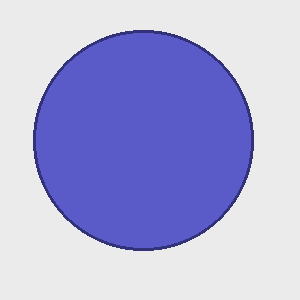
#> input picture data/train/good/good_0000.png, 300 x 300 px; its folder holds only this picture in this run
$ python compute_reference_stats.py   (older library calls are emulated)
#> lines starting #> are read from the running program, lines starting #| are printed output that depends on the picture
#> in main, img is the input picture: PIL image 300x300 RGB; mean R, G, B 172.4, 172.4, 218.3
### src/utils.py
"""
utils.py
--------
Shared helper functions:
  - plot_training_history(): visualizes accuracy/loss curves after training.
  - make_gradcam_heatmap() / overlay_gradcam(): Grad-CAM explainability,
    which highlights WHICH pixels in an image made the model think
    "defective". This is important in industrial settings — inspectors
    need to trust and verify the model's decisions, not just get a
    black-box yes/no answer.
"""

import numpy as np
import matplotlib.pyplot as plt
import tensorflow as tf
import cv2
from PIL import Image


# [144 lines left out: functions plot_training_history, make_gradcam_heatmap, overlay_gradcam, not called in this run]


def extract_image_features(image: Image.Image) -> np.ndarray:
    """
    Extracts a small, fast feature vector describing an image's overall
    visual appearance: average color, color variation, and edge density
    (how "busy"/textured the image is).

    This is used two ways:
      1. To build a "reference fingerprint" of what a real, in-distribution
         product image looks like (see compute_reference_stats.py).
      2. To score a NEW image against that fingerprint at inference time,
         so we can catch inputs that aren't even the right kind of image
         (wrong object, wrong background, a logo, a random photo, etc.)
         BEFORE trusting the CNN's good/defective prediction.

    Returns:
        np.ndarray of shape (7,):
        [mean_r, mean_g, mean_b, std_r, std_g, std_b, edge_density]
    """
    img = image.convert("RGB").resize((224, 224))
#> img: PIL image 224x224 RGB
    arr = np.array(img).astype("float32")

    mean_rgb = arr.mean(axis=(0, 1))   # overall average color
#> mean_rgb = [172.4, 172.4, 218.3]
    std_rgb = arr.std(axis=(0, 1))     # how much color varies across the image
#> std_rgb = [72.66, 72.66, 22.03]

    gray = cv2.cvtColor(arr.astype("uint8"), cv2.COLOR_RGB2GRAY)
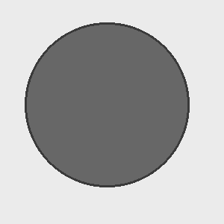
#> gray: shape (224, 224); min 43, max 248, mean 177.8
    # Laplacian variance is a classic, cheap measure of edge/texture density —
    # sharp edges and fine detail produce a high value; flat, smooth regions
    # produce a low value.
    edge_density = cv2.Laplacian(gray, cv2.CV_64F).var()
#> edge_density = 585.2

    return np.concatenate([mean_rgb, std_rgb, [edge_density]])


# [31 lines left out: function compute_ood_score, not called in this run]

### src/compute_reference_stats.py
"""
compute_reference_stats.py
----------------------------
Builds a lightweight statistical "fingerprint" of what a NORMAL,
in-distribution product image looks like, using only the 'good' training
images.

WHY THIS EXISTS:
A CNN classifier only ever has two buckets to choose between: good or
defective. If you show it something it has never seen before — a logo,
a random photo, a totally different object — it has NO way to say "I
don't recognize this." It is forced to place the input into whichever
bucket the pixels happen to statistically lean toward, often with a
misleadingly confident score.

To make the system safer for real inspection use, we add a SECOND,
independent check that runs alongside the CNN: this script computes
simple image statistics (average color, color variation, edge/texture
density) across every known-good training image, and saves the mean and
standard deviation of each statistic to models/reference_stats.json.

At inference time (see app/api.py and app/streamlit_app.py), any new
image is compared against this fingerprint. If it deviates too far from
what a real product image should look like, the system flags it as
DEFECTIVE — "does not match expected product appearance" — rather than
risk quietly passing an unrecognized, out-of-distribution image as GOOD.

This mirrors real quality-control philosophy: "when in doubt, flag it
for human review" is far safer than "when in doubt, let it pass."

Run with (after you have training images in data/train/good/):
    python src/compute_reference_stats.py
"""

import os
import sys
import json
import glob

sys.path.append(os.path.dirname(os.path.dirname(os.path.abspath(__file__))))

import numpy as np
from PIL import Image
from src.utils import extract_image_features

GOOD_DIR = "data/train/good"
OUTPUT_PATH = "models/reference_stats.json"


def main():
    paths = glob.glob(os.path.join(GOOD_DIR, "*"))
    if not paths:
        raise FileNotFoundError(
            f"No images found in '{GOOD_DIR}'. Generate or add your dataset "
            f"first (e.g. `python src/generate_synthetic_data.py`), then re-run this script."
        )

    print(f"Computing reference statistics from {len(paths)} 'good' images...")
    features = []
    for path in paths:
        try:
            img = Image.open(path)
            features.append(extract_image_features(img))
        except Exception as e:
            print(f"  Skipping {path}: {e}")

    features = np.stack(features)  # shape (N, 7)
    mean = features.mean(axis=0)
#> mean = [172.4, 172.4, 218.3, 72.66, 72.66, 22.03, 585.2]
    # Add a small epsilon so we never divide by zero later if a feature
    # happens to be perfectly constant across every training image.
    std = features.std(axis=0) + 1e-6
#> std = [1e-06, 1e-06, 1e-06, 1e-06, 1e-06, 1e-06, 1e-06]

    # --- Calibrate the anomaly threshold from the data itself ---
    # A fixed, guessed threshold doesn't work across datasets: some
    # products (like a uniform-colored synthetic part) naturally have
    # very LITTLE variation between good images, which makes any generic
    # distance threshold too strict and flags real good images as
    # anomalies. Instead, we score every known-good training image
    # against its own fingerprint, and set the threshold safely above
    # the highest score any genuine good image received. This makes the
    # anomaly check adapt automatically to how visually consistent (or
    # varied) YOUR specific product images actually are.
    self_scores = []
    for f in features:
        z = (f - mean) / std
        self_scores.append(float(np.sqrt(np.sum(z ** 2))))
#> this loop made 1 pass
#> (f, z) on pass 1: ([172.4, 172.4, 218.3, 72.66, 72.66, 22.03, 585.2], [0, 0, 0, 0, 0, 0, 0])
#> after the loop, self_scores = [0]
    self_scores = np.array(self_scores)

    # 30% safety margin above the worst-case genuine good image, with a
    # sensible floor so a very small/uniform dataset doesn't produce an
    # unreasonably tight threshold.
    ood_threshold = max(float(self_scores.max()) * 1.3, 5.0)
#> ood_threshold = 5

    print(f"\nSelf-check: scored all {len(paths)} 'good' training images against "
          f"their own fingerprint.")
    print(f"  Score range: {self_scores.min():.2f} - {self_scores.max():.2f} "
          f"(mean {self_scores.mean():.2f})")
#|   Score range: 0.00 - 0.00 (mean 0.00)
    print(f"  Calibrated anomaly threshold: {ood_threshold:.2f} "
          f"(30% margin above the highest genuine 'good' score)")
#|   Calibrated anomaly threshold: 5.00 (30% margin above the highest genuine 'good' score)

    stats = {
        "feature_names": [
            "mean_r", "mean_g", "mean_b",
            "std_r", "std_g", "std_b",
            "edge_density",
        ],
        "mean": mean.tolist(),
        "std": std.tolist(),
        "n_reference_images": len(paths),
        "ood_threshold": ood_threshold,
    }
#> stats = {'feature_names': ['mean_r', 'mean_g', 'mean_b', 'std_r', 'std_g', 'std_b', 'edge_density'], 'mean': [172.4, 172.4, 218.3, 72.66, 72.66, 22.03, 585.2], 'std': [1e-06, 1e-06, 1e-06, 1e-06, 1e-06, 1e-06, 1e-06], 'n_reference_images': 1, 'ood_threshold': 5}

    os.makedirs("models", exist_ok=True)
    with open(OUTPUT_PATH, "w") as f:
        json.dump(stats, f, indent=2)

    print(f"Reference statistics saved to {OUTPUT_PATH}")
    print(
        "The API and Streamlit app will now automatically flag images that "
        "don't statistically resemble a real product photo as 'defective'."
    )


if __name__ == "__main__":
    main()

$ run again, on data/train/good/good_0007.png
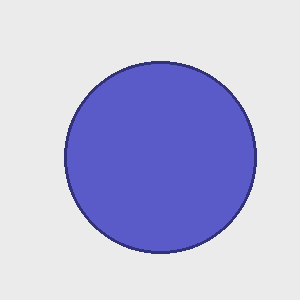
#> input picture data/train/good/good_0007.png, 300 x 300 px
#> in main, img is the input picture: PIL image 300x300 RGB; mean R, G, B 187.1, 187.1, 222.1
#> img: PIL image 224x224 RGB
#> mean_rgb = [187.1, 187.1, 222.1]
#> std_rgb = [68.95, 68.95, 21.02]
#> in extract_image_features, `gray = cv2.cvtColor(arr.astype("uint8"), cv2.COLOR_RGB2GRAY)`:
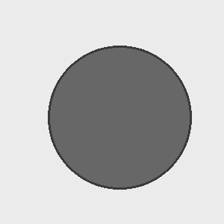
#> gray: shape (224, 224); min 43, max 248, mean 191.3
#> edge_density = 512
#> mean = [187.1, 187.1, 222.1, 68.95, 68.95, 21.02, 512]
#> std = [1e-06, 1e-06, 1e-06, 1e-06, 1e-06, 1e-06, 1e-06]
#> the loop in main, `for f in features:` made 1 pass
#> (f, z) on pass 1: ([187.1, 187.1, 222.1, 68.95, 68.95, 21.02, 512], [0, 0, 0, 0, 0, 0, 0])
#> after the loop in main, `for f in features:`: self_scores = [0]
#> ood_threshold = 5
#|   Score range: 0.00 - 0.00 (mean 0.00)
#|   Calibrated anomaly threshold: 5.00 (30% margin above the highest genuine 'good' score)
#> stats = {'feature_names': ['mean_r', 'mean_g', 'mean_b', 'std_r', 'std_g', 'std_b', 'edge_density'], 'mean': [187.1, 187.1, 222.1, 68.95, 68.95, 21.02, 512], 'std': [1e-06, 1e-06, 1e-06, 1e-06, 1e-06, 1e-06, 1e-06], 'n_reference_images': 1, 'ood_threshold': 5}
